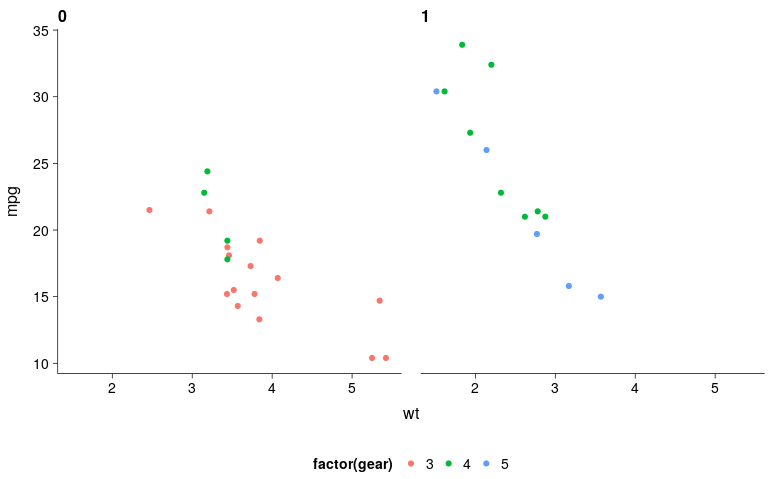

Reproduce this figure in R.
## ----setup, include=FALSE, echo=FALSE-----------------------------------------
knitr::opts_chunk$set(
  echo = TRUE,
  warning = FALSE, 
  message = FALSE,
  comment = "# >"
)

## ----theme_publish------------------------------------------------------------
require(envalysis)
require(ggplot2)
p <- ggplot(mtcars) + geom_point(aes(x = wt, y = mpg,
     colour=factor(gear))) + facet_wrap( ~ am)
p
p + theme_publish()
